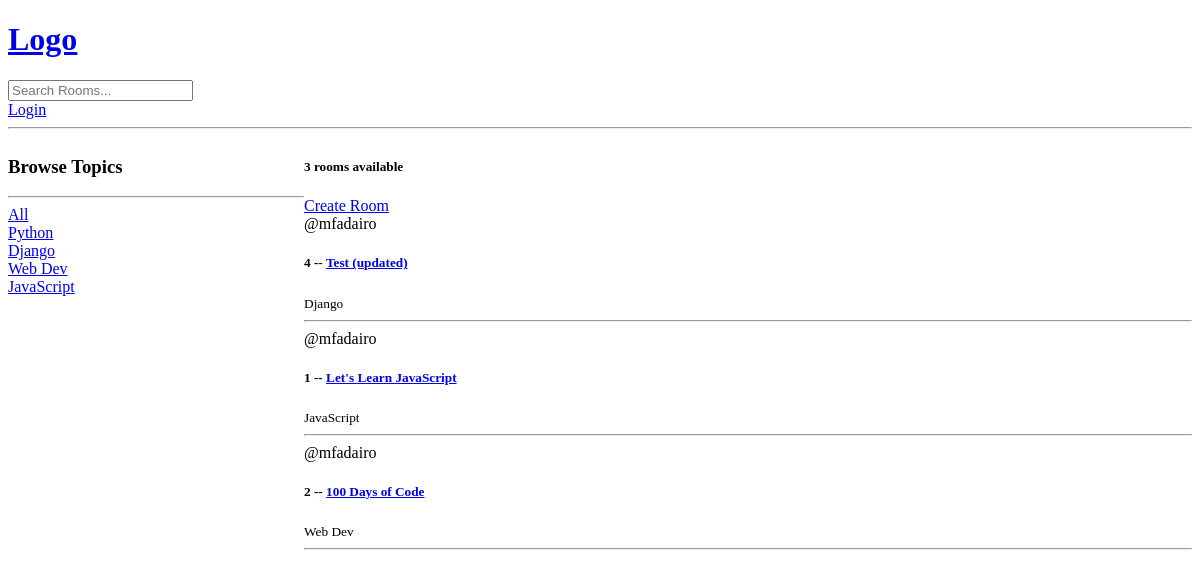
Before: / with the older database file.
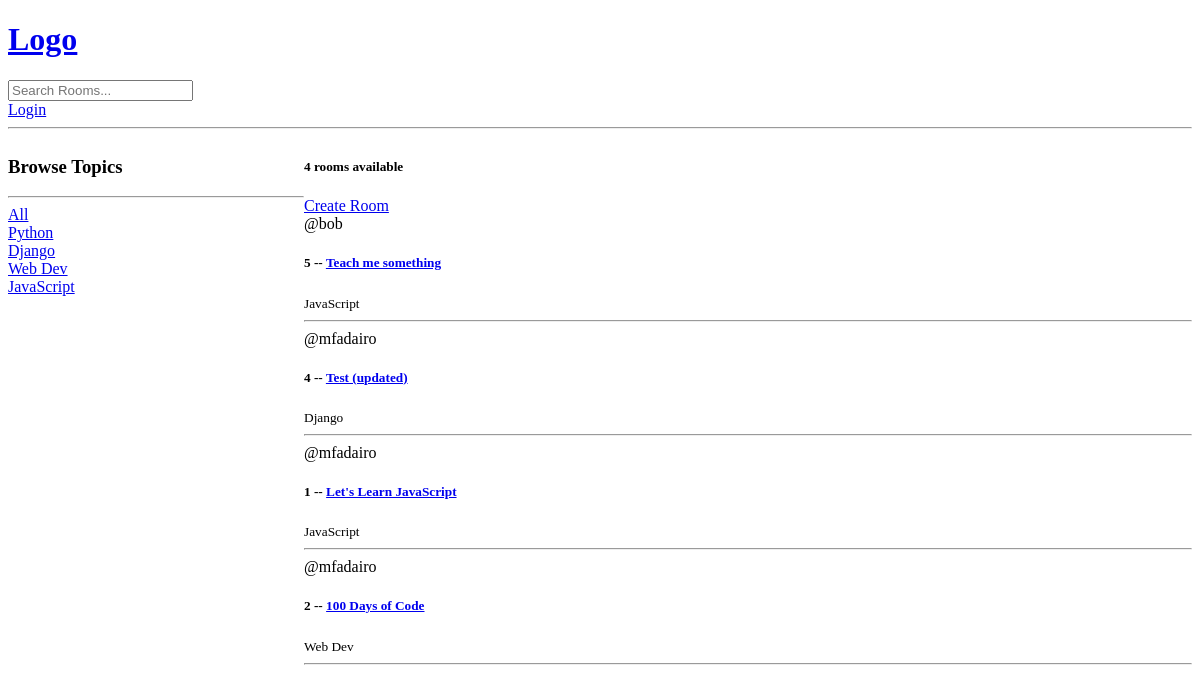
After: the same page with the newer database file.
### base/models.py (models this page shows, shortened)
class Topic(models.Model):
    name = models.CharField(max_length=200)

class Room(models.Model):
    host = models.ForeignKey(User, on_delete=models.SET_NULL, null=True)
    topic = models.ForeignKey(Topic, on_delete=models.SET_NULL, null=True)
    name = models.CharField(max_length=200)
    description = models.TextField(null=True, blank=True)
    update = models.DateTimeField(auto_now=True)
    created = models.DateTimeField(auto_now_add=True)
    class Meta:
       ordering = ["-update", "-created"]

### base/views.py (the view)
# urls.py: path('', views.home, name="home"),
def home(request):
    q = request.GET.get('q') if request.GET.get('q') != None else ''
    rooms = Room.objects.filter(
        Q(topic__name__icontains=q) |
        Q(name__icontains=q) |
        Q(description__icontains=q)
        )
    topics = Topic.objects.all()
    rooms_count =rooms.count()
    context = {'rooms': rooms, 'topics': topics, 'room_count': rooms_count}
    return render(request, 'base/home.html', context)

### base/templates/base/home.html (shortened to what this page needs)
{% extends 'main.html' %}
{% block content %}
<div class="home-container">
    <div>
        <h3>Browse Topics</h3>
        <hr>
        <div>
            <a href="{% url 'home' %}">All</a>
        </div>
        {% for topic in topics %}
            <div>
                <a href="{% url 'home' %}?q={{topic.name}}">{{topic.name}}</a>
            </div>
        {% endfor %}
    </div>
    <div>
        <h5>{{room_count}} rooms available</h5>
        <a href="{% url 'create-room' %}">Create Room</a>
    <div>
        {% for room in rooms %}
            <div>
                <span>@{{room.host.username}}</span>
                <a><h5>{{room.id}} -- <a href="{% url 'room' room.id %}">{{room.name}}</a></h5>
                <small>{{room.topic.name}}</small>
                <hr>
            </div>
        {% endfor %}
    </div>
    </div>
</div>
{% endblock content %}

### templates/main.html (shortened to what this page needs)
<!DOCTYPE html>
<html lang="en">
<head>
</head>
<body>
    {% include 'navbar.html' %}
    {% block content %}
    {% endblock %}
</body>
</html>

### templates/navbar.html
<a href="/">
    <h1>Logo</h1>
</a>
<form method="GET" action="{% url 'home' %}">
    <input type="text" name="q" placeholder="Search Rooms..."/>
</form>
{% if request.user.is_authenticated %}
<a href="{% url 'logout' %}">Logout</a>
{% else %}
<a href="{% url 'login' %}">Login</a>
{% endif %}
<hr>

### base/templates/base/home.html (style rules this page uses)
.home-container { display: grid; grid-template-columns: 1fr 3fr; }

Changed rows visible on the page:
added Room: host.username "bob", id "5", name "Teach me something", topic.name "JavaScript"
Other visible differences:
{{ room_count }}: "3" → "4"
